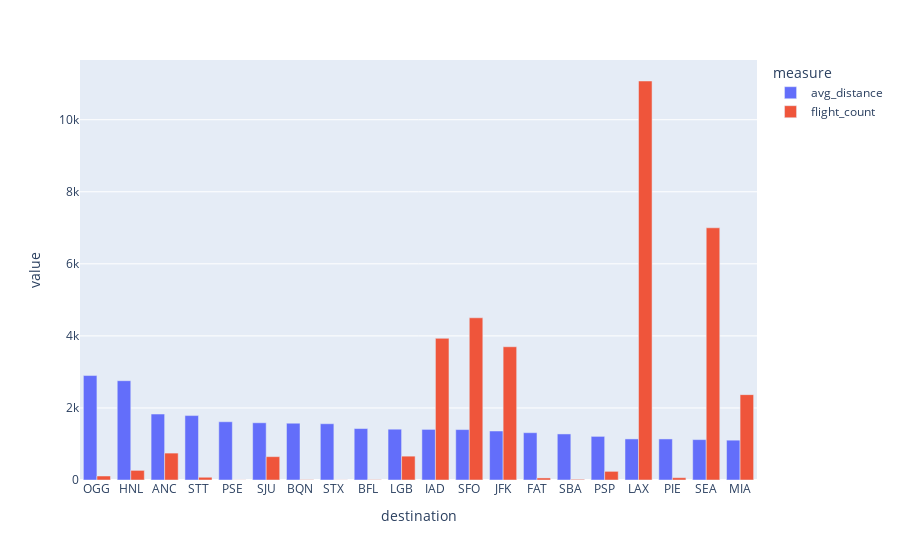

The cell this chart's notebook holds for it:
### Markdown cell above
# Only change the chart type, keep auto-detection for the rest

### Code cell
# note: We use Image to display image in Github.
# For regular usage, you can use .chart() and the result will be displayed in the notebook.

flights_sm.query(
    dimensions=["destination"],
    measures=["avg_distance", "flight_count"],
    order_by=[("avg_distance", "desc")],
    limit=20,
).chart_plotly(chart_type="bar")

### Figure 1 — Plotly figure (JSON) as saved in the notebook; plotly's stock layout.template omitted (floating-point values rounded to 4 significant figures)
{"data": [{"hovertemplate": "measure=avg_distance<br>destination=%{x}<br>value=%{y}<extra></extra>", "legendgroup": "avg_distance", "marker": {"color": "#636efa", "pattern": {"shape": ""}}, "name": "avg_distance", "orientation": "v", "showlegend": true, "textposition": "auto", "type": "bar", "x": ["OGG", "HNL", "ANC", "STT", "PSE", "SJU", "BQN", "STX", "BFL", "LGB", "IAD", "SFO", "JFK", "FAT", "SBA", "PSP", "LAX", "PIE", "SEA", "MIA"], "xaxis": "x", "y": [2899.0, 2756.0, 1831.0, 1788.0, 1617.0, 1588.0, 1576.0, 1562.0, 1428.0, 1410.0, 1404.0, 1400.0, 1360.0, 1313.0, 1278.0, 1211.0, 1140.0, 1139.0, 1121.0, 1105.0], "yaxis": "y"}, {"hovertemplate": "measure=flight_count<br>destination=%{x}<br>value=%{y}<extra></extra>", "legendgroup": "flight_count", "marker": {"color": "#EF553B", "pattern": {"shape": ""}}, "name": "flight_count", "orientation": "v", "showlegend": true, "textposition": "auto", "type": "bar", "x": ["OGG", "HNL", "ANC", "STT", "PSE", "SJU", "BQN", "STX", "BFL", "LGB", "IAD", "SFO", "JFK", "FAT", "SBA", "PSP", "LAX", "PIE", "SEA", "MIA"], "xaxis": "x", "y": [111.0, 267.0, 747.0, 76.0, 3.0, 648.0, 9.0, 3.0, 9.0, 662.0, 3932.0, 4502.0, 3698.0, 57.0, 19.0, 240.0, 11070.0, 64.0, 7000.0, 2369.0], "yaxis": "y"}], "layout": {"barmode": "group", "legend": {"title": {"text": "measure"}, "tracegroupgap": 0}, "margin": {"t": 60}, "xaxis": {"anchor": "y", "domain": [0, 1], "title": {"text": "destination"}}, "yaxis": {"anchor": "x", "domain": [0, 1], "title": {"text": "value"}}}}
